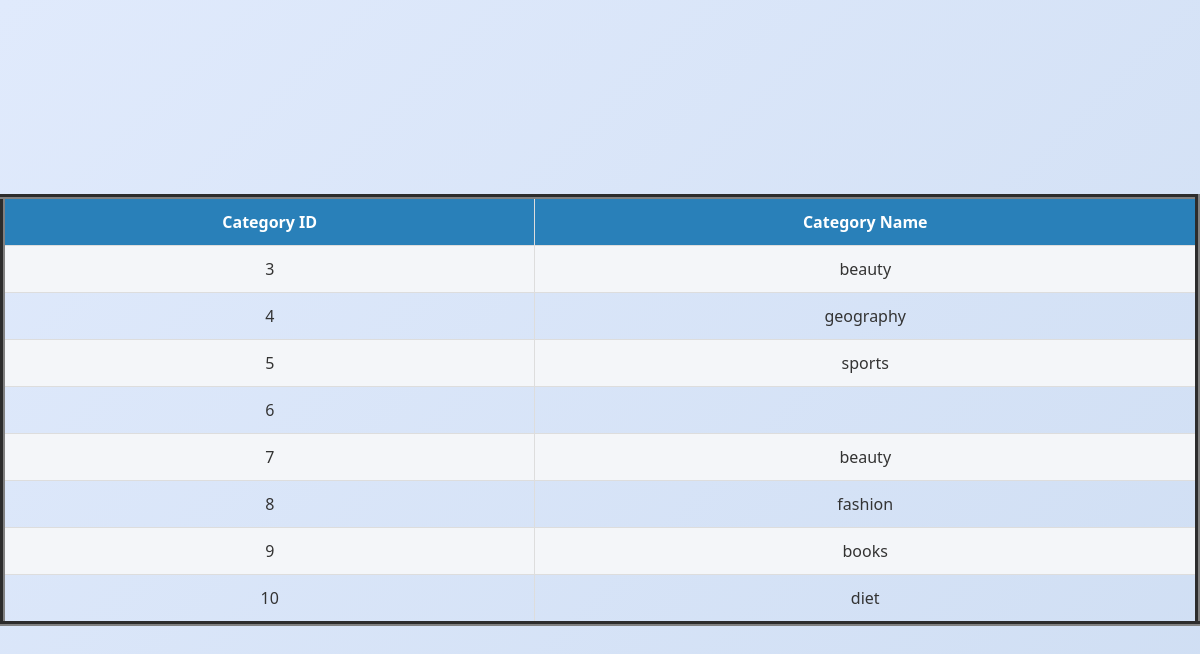
The app's page /viewcategory.php with its own data.
### tables this page shows
CREATE TABLE `categories` (
  `id` int(3) NOT NULL,
  `category_name` varchar(255) NOT NULL
);

### viewcategory.php (the view, shortened to what this page needs)
 <?php
include "connectionondb.php";
$sql = "SELECT * FROM  categories";
     $result = $connection -> query($sql);
?>
 <!DOCTYPE html>
<html>
 <html lang="en">
<head>
<link rel="stylesheet" href="style.css">
  </head>
  <body>
   <table border=5px; >
   <tr>
   <th> Category ID </th>
   <th> Category Name </th>
</tr>
<?php if($result -> num_rows != 0){
    while($row = $result ->fetch_assoc()){?>
          <tr>
<td> <?php echo $row["id"] ?> </td>
<td> <?php echo $row["category_name"] ?> </td>
    </tr>
   <?php }
}
?>
</table>
  </body>
</html>

### style.css (style rules this page uses)
* { margin: 0; padding: 0; box-sizing: border-box; font-family: "Segoe UI", Tahoma, Geneva, Verdana, sans-serif; }
body { background: linear-gradient(135deg, #e0eafc, #cfdef3); min-height: 100vh; display: flex; flex-direction: column; justify-content: center; align-items: center; color: #333; }
table { width: 100%; border-collapse: collapse; margin-top: 20px; }
th, td { padding: 12px; border: 1px solid #ddd; text-align: center; }
th { background: #2980b9; color: white; }
tr:nth-child(even) { background: #f4f6f9; }

### records on screen
categories: id "3", category_name "beauty"
categories: id "4", category_name "geography"
categories: id "5", category_name "sports"
categories: id "6"
categories: id "7", category_name "beauty"
categories: id "8", category_name "fashion"
categories: id "9", category_name "books"
categories: id "10", category_name "diet"
